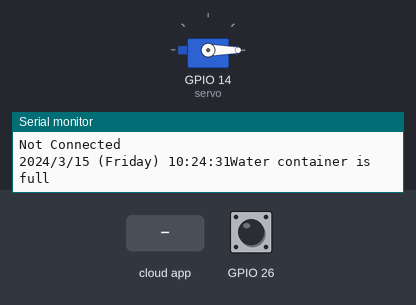
Simulated run of this sketch. Board: ESP32. Parts: servo, the last lines printed to the serial monitor. The test bench sets the inputs (shaded band); at power-on: GPIO 26 HIGH. WiFi joins after 1.5 s; servers stay silent unless stated; the local clock reads 2024-03-15 10:24:30 at power-on unless the sketch sets it; the Firebase database answers and starts empty.

Above: at 1.2 s.
1.3 s: the phone or cloud app sets Servo to 1
At 3.1 s:
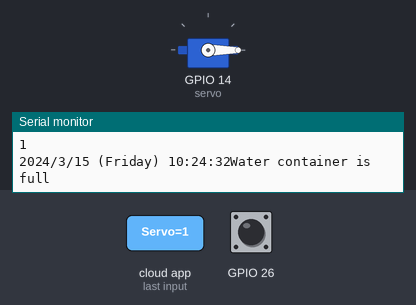
16.5 s: the phone or cloud app sets Servo to 0
At 17.6 s:
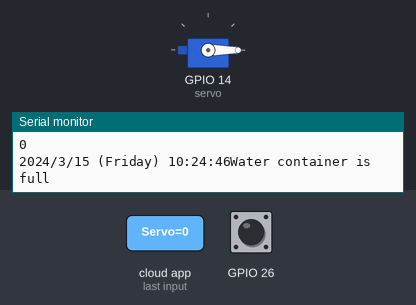
Timing chart, 0 to 19.0 s (numbered marks = the images above; inputs shaded):
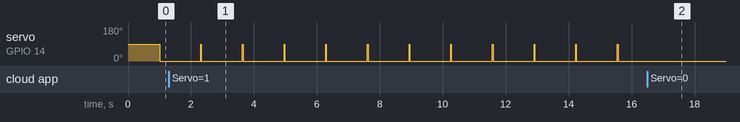

Measured:
- after the input at 1.3 s, servo on GPIO 14 (servo): alternates 90° for 0.02 s and 0° for 1.3 s, starting after 1.0 s
- after the input at 16.5 s, servo on GPIO 14 (servo): stops changing and stays 0°

The sketch:

ESP_Code.ino
```cpp
#define DEBUG_SW 1 // Make it 1 to see all debug messages in Serial Monitor

#include <WiFi.h>
#include <WiFiClient.h>
#include <FirebaseESP32.h>

#include <Servo.h>

#include <Wire.h>
#include "RTClib.h"

#include <ArduinoJson.h>

// Firebase Credentials
#define FIREBASE_HOST "autonomous-smart-cage-system-default-rtdb.firebaseio.com/"
#define FIREBASE_AUTH "yZdzm9KoeU9EhXjokD8IoqDwjEwVkPqTH1PkmLst"

// WiFi Credentials
//#define WIFI_SSID "Maaz Ahmed Shaikh"
//#define WIFI_PASSWORD "87fqf54"

#define WIFI_SSID "Galaxy A30s"
#define WIFI_PASSWORD "ijre1328"

// Pins of Relay (Appliances Control)
#define R6 5

RTC_DS3231 rtc;
Servo servo;

char daysOfTheWeek[7][12] = {"Sunday", "Monday", "Tuesday", "Wednesday", "Thursday", "Friday", "Saturday"};

//Variable Declaration
int motion;
float temp;


//Functions Declaration
void Servo1();
void Data_from_firebase();


//Define FirebaseESP32 data object
FirebaseData firebaseData;
FirebaseJson json;

//Pins Declaration
#define RXp2 16
#define TXp2 17


void setup() {

  Serial.begin(115200);
  Serial2.begin(9600, SERIAL_8N1, RXp2, TXp2);


  digitalWrite(R6, LOW);
  pinMode(R6, OUTPUT);
  pinMode(26, INPUT);
  servo.attach(14);


  WiFi.begin(WIFI_SSID, WIFI_PASSWORD);

  Firebase.begin(FIREBASE_HOST, FIREBASE_AUTH);
  Firebase.reconnectWiFi(true);

   //Set database read timeout to 1 minute (max 15 minutes)
  Firebase.setReadTimeout(firebaseData, 1000 * 60);
  //tiny, small, medium, large and unlimited.
  //Size and its write timeout e.g. tiny (1s), small (10s), medium (30s) and large (60s).
  Firebase.setwriteSizeLimit(firebaseData, "tiny");

 //=============================================================================================

  if (! rtc.begin()) {
    Serial.println("Couldn't find RTC");
    while (1);
  }

   if (! rtc.begin()) {
    Serial.println("Couldn't find RTC");
    Serial.flush();
    while (1) delay(10);
  }

  if (rtc.lostPower()) {
    Serial.println("RTC lost power, let's set the time!");
    rtc.adjust(DateTime(F(__DATE__), F(__TIME__)));
    // (2014, 1, 21, 3, 0, 0) (Year, Month,Date, Hours, Min, Sec)
   //  rtc.adjust(DateTime(2022, 8, 21, 12, 45, 00));

  }


}

void loop() {
//=====================Communication Between Arduino and Node MCU=================================

    StaticJsonDocument<300> doc;

    // Read the JSON document from the "link" serial port
    DeserializationError err = deserializeJson(doc, Serial2);

    if (err == DeserializationError::Ok)
    {
      Serial.print("temparatue = ");
      Serial.println(doc["temparatue"].as<long>());
      temp =  doc["temparatue"].as<long>();
      Firebase.setFloat( firebaseData,"Temperature:", temp );

      Serial.print("pirState = ");
      Serial.println(doc["pirState"].as<int>());
      motion = doc["pirState"].as<int>();
      Firebase.setInt( firebaseData,"MotionState:", motion);
    }
    else
    {
      // Print error to the "debug" serial port
      Serial.print("deserializeJson() returned ");
      Serial.println(err.c_str());
  }

 //===================Wifi Connection testing==========================================


  if (WiFi.status() != WL_CONNECTED)
  {
    if (DEBUG_SW) Serial.println("Not Connected");

  }

  else
  {
    if (DEBUG_SW) Serial.println(" Connected");
    Data_from_firebase();
  }

    servo.write(0);

 //=======================Feeding system Automatic======================================
    DateTime now = rtc.now();

    Serial.print(now.year(), DEC);
    Serial.print('/');
    Serial.print(now.month(), DEC);
    Serial.print('/');
    Serial.print(now.day(), DEC);
    Serial.print(" (");
    Serial.print(daysOfTheWeek[now.dayOfTheWeek()]);
    Serial.print(") ");
    Serial.print(now.hour(), DEC);
    Serial.print(':');
    Serial.print(now.minute(), DEC);
    Serial.print(':');
    Serial.print(now.second(), DEC);

     if(now.hour()==6 && now.minute()==30 && now.second()==30 || now.hour()==17 && now.minute()==45  && now.second()==30)
  {
    Servo1();
  }

  else
  {
   servo.write(0);
  }

 //==============================Watering system Automatic=====================================================

  int SensorValue = digitalRead(26);  //take a sample
  if (SensorValue == 0) {             // Sensor in Water
    Serial.println("Sensor is not in the water or water level is low");
    digitalWrite(R6, HIGH);
  }

  else      //  Water level is low
  {
    Serial.println("Water container is full");
    digitalWrite(R6, LOW);
  }
}

//=========================Firebase Function=====================================

void Data_from_firebase()
{

//=========================Watering through app==================================

    if (Firebase.getString(firebaseData, "/Pump")) {
      if (DEBUG_SW)  Serial.println(firebaseData.stringData());
      if (firebaseData.stringData() == "0")
      {
         Serial.println("Relay2 - ------IF---------------");
         Serial.println(firebaseData.stringData());
         digitalWrite(R6, HIGH);
      }
      else
      {
        Serial.println("Relay2 - ------ELSE-----------------");
        Serial.println(firebaseData.stringData());
        digitalWrite(R6, LOW);
      }
    }

//=========================Feeding through app======================================

    if (Firebase.getString(firebaseData, "/Servo")) {
      if (DEBUG_SW)  Serial.println(firebaseData.stringData());
      if (firebaseData.stringData() == "1")
      {
        Serial.println("----------SERVO ----------IF----------------");
        Serial.println(firebaseData.stringData());

        servo.write(90);
        delay(20);
        servo.write(0);
      }
      }
      else
      {  Serial.println("----------SERVO ---------ELSE-------------");

        servo.write(0);
      }
    }

//=========================Servo1 Function===================================

void Servo1()
{
    servo.write(90);
    Serial.print("Shutter Open");
    Serial.println();
    delay(200);
    servo.write(0);
    Serial.print("Shutter Close");
    Serial.println();

}
```
